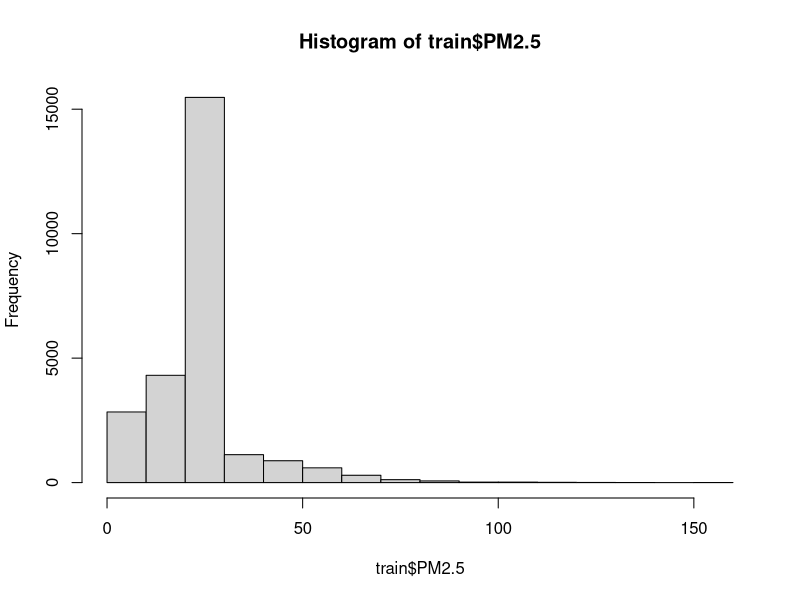
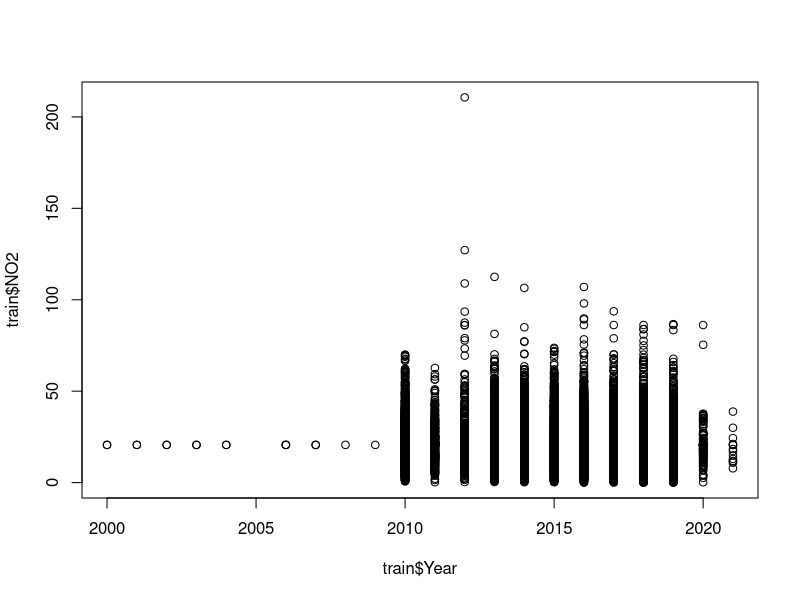
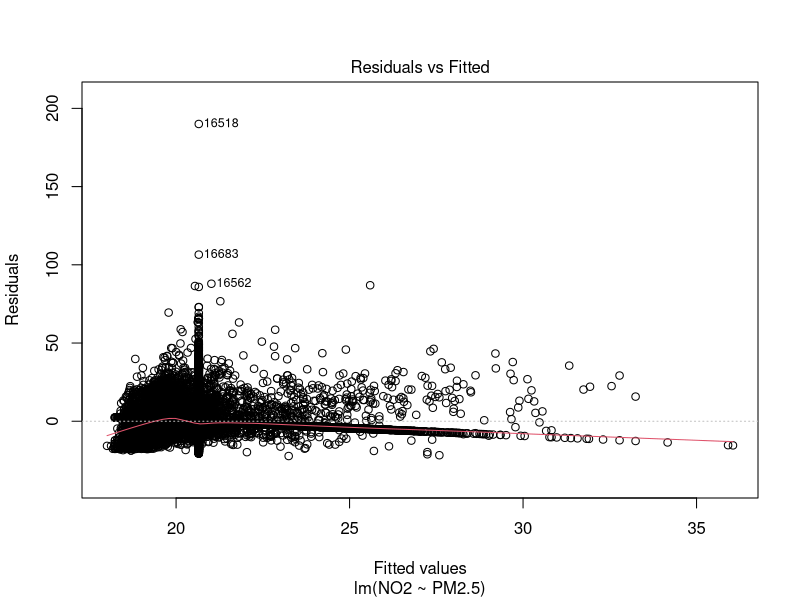
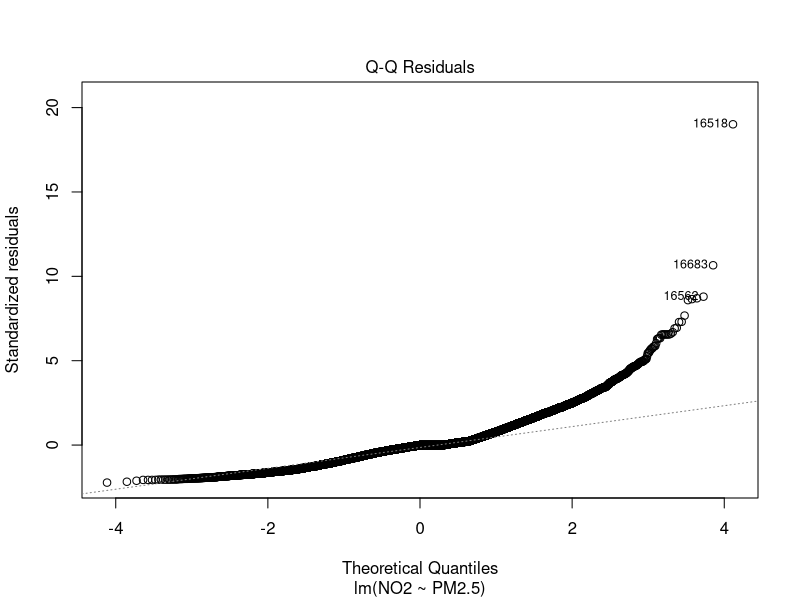
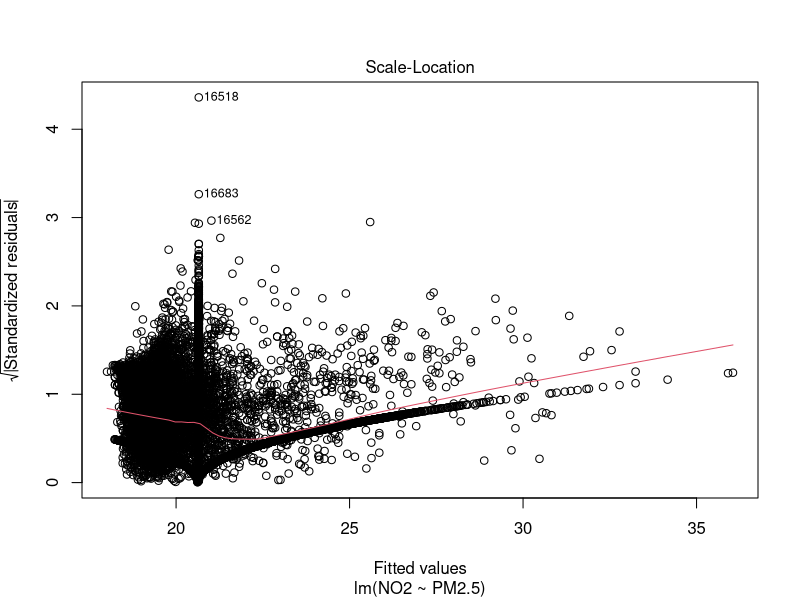
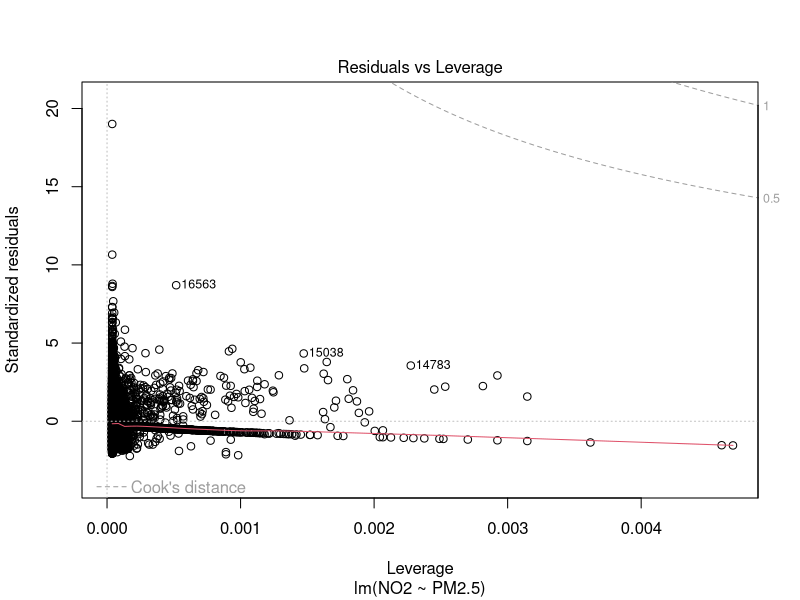

The R source for these figures, in order:
## ---- chunk 1
df <- read.csv("Air_Pollution.csv")
str(df)
## ---- chunk 2
df$PM2.5[is.na(df$PM2.5)] <- mean(df$PM2.5, na.rm=TRUE)
df$PM10[is.na(df$PM10)] <- mean(df$PM10, na.rm=TRUE)
df$NO2[is.na(df$NO2)] <- mean(df$NO2, na.rm=TRUE)
df$PM25.temporal.coverage[is.na(df$PM25.temporal.coverage)] <- mean(df$PM25.temporal.coverage, na.rm=TRUE)
df$PM10.temporal.coverage[is.na(df$PM10.temporal.coverage)] <- mean(df$PM10.temporal.coverage, na.rm=TRUE)
df$NO2.temporal.coverage[is.na(df$NO2.temporal.coverage)] <- mean(df$NO2.temporal.coverage, na.rm=TRUE)

str(df)
## ---- chunk 3
i <-sample(1:nrow(df), nrow(df)*0.80, replace=FALSE)
train <- df[i,]
test <- df[-i,]
## ---- chunk 4
head(train)

tail(train)

range(train$PM2.5, na.rm=FALSE)
range(train$PM10, na.rm=FALSE)

mean(train$PM2.5)
mean(train$PM10)

median(train$PM2.5)
median(train$PM10)

## ---- chunk 5
hist(train$PM2.5)
plot(train$Year, train$NO2)
## ---- chunk 6
lm1 <- lm(NO2~PM2.5, data=train)
summary(lm1)
plot(lm1)
